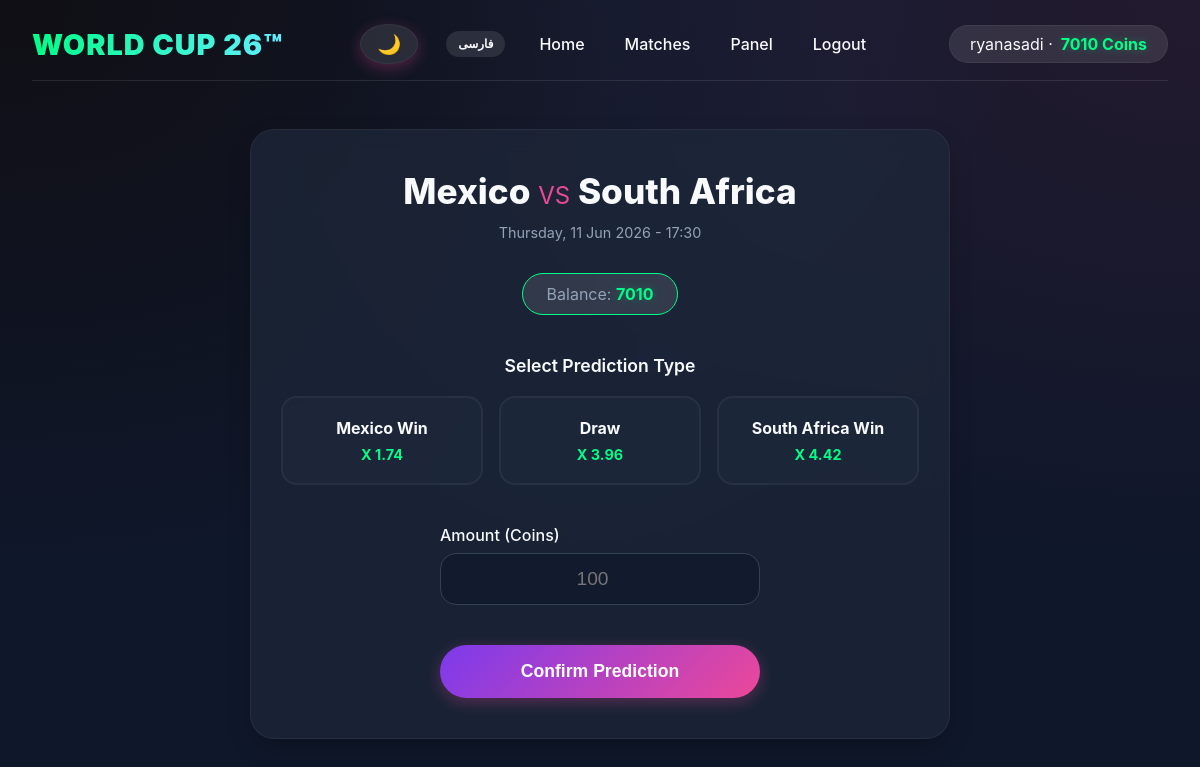
The app's page /bet/155/ (signed in) with its own data.
### games/models.py (models this page shows, shortened)
class Profile(models.Model):
    user = models.OneToOneField(User, on_delete=models.CASCADE)
    balance = models.DecimalField(max_digits=10, decimal_places=2, default=1000.00)

class Game(models.Model):
    home_team = models.CharField(max_length=100)
    away_team = models.CharField(max_length=100)
    start_time = models.DateTimeField()
    status = models.CharField(max_length=10, choices=[('upcoming', 'Upcoming'), ('finished', 'Finished')], default='upcoming')
    result_description = models.CharField(max_length=200, blank=True, null=True, help_text="e.g., Home win 2-1")

class BetOption(models.Model):
    game = models.ForeignKey(Game, on_delete=models.CASCADE, related_name='bet_options')
    description = models.CharField(max_length=200)  # مثلاً "Home Win", "Draw", "Over 2.5", "Exact Score 2-1"
    odds = models.DecimalField(max_digits=5, decimal_places=2, default=2.00)
    is_active = models.BooleanField(default=True)  # فعال/غیرفعال کردن گزینه
    is_winner = models.BooleanField(default=False)

### games/views.py (the view)
# urls.py: path('bet/<int:game_id>/', views.place_bet_view, name='place_bet'),
@login_required
def place_bet_view(request, game_id):
    game = get_object_or_404(Game, id=game_id)
    if game.status != 'upcoming' or game.start_time <= timezone.now():
        messages.error(request, "This game is not available for betting.")
        return redirect('games:game_list')
    profile = get_or_create_profile(request.user)
    if request.method == 'POST':
        form = BetForm(request.POST, game=game)
        if form.is_valid():
            bet_option = form.cleaned_data['bet_option']
            amount = form.cleaned_data['amount']
            if amount > profile.balance:
                messages.error(request, "Insufficient balance!")
            else:
                with transaction.atomic():
                    profile.balance -= amount
                    profile.save()
                    Bet.objects.create(
                        user=request.user,
                        bet_option=bet_option,
                        amount=amount
                    )
                messages.success(request, f"Bet of {amount} on '{bet_option.description}' placed.")
                return redirect('games:user_panel')
    else:
        form = BetForm(game=game)
    return render(request, 'games/place_bet.html', {'game': game, 'form': form, 'balance': profile.balance})

### games/forms.py (shortened to what this page needs)
class BetForm(forms.Form):
    bet_option = forms.ModelChoiceField(
        queryset=BetOption.objects.none(),
        widget=forms.RadioSelect,
        label="Select your bet"
    )
    amount = forms.DecimalField(min_value=0.01, max_digits=10, decimal_places=2, label="Amount (Coins)")
    def __init__(self, *args, **kwargs):
        game = kwargs.pop('game', None)
        super().__init__(*args, **kwargs)
        if game:
            self.fields['bet_option'].queryset = BetOption.objects.filter(game=game, is_active=True)
            self.fields['bet_option'].empty_label = None

### games/views.py (called while the page is built)
def get_or_create_profile(user):
    profile, created = Profile.objects.get_or_create(user=user)
    if created:
        profile.balance = 1000.00
        profile.save()
    return profile

### games/templates/games/place_bet.html (shortened to what this page needs)
{% extends 'games/base.html' %}
{% load i18n %}
{% block content %}
<div style="max-width: 700px; margin: 0 auto;">
    <div class="card" style="padding: 40px 30px; text-align: center;">
        <h1 style="font-size: 2.2rem; font-weight: 800; margin-bottom: 12px; color: var(--text-color);">
            {{ game.home_team }} <span style="color: var(--secondary); font-weight: 400; font-size: 1.5rem;">VS</span> {{ game.away_team }}
        </h1>
        <p class="text-muted" style="margin-bottom: 32px;">{{ game.start_time|date:"l, d M Y - H:i" }}</p>
        <div style="background:var(--hover-bg); border: 1px solid var(--accent); display:inline-block; padding:10px 24px; border-radius:60px; margin-bottom: 40px;">
            <span style="color: var(--muted-text);">{% trans "Balance:" %}</span> <strong class="balance">{{ balance|floatformat:0 }}</strong>
        </div>
        <form method="post">
            <div style="margin-bottom: 40px;">
                <label style="font-weight: 600; display: block; margin-bottom: 20px; font-size: 1.1rem; color: var(--text-color);">{% trans "Select Prediction Type" %}</label>
                <div style="display: grid; grid-template-columns: repeat(auto-fill, minmax(160px, 1fr)); gap: 16px;">
                    {% for option in form.bet_option.field.queryset %}
                        <label class="bet-option-card" style="cursor: pointer;">
                            <div class="card-option">
                                <div class="option-name">{{ option.description }}</div>
                                <div class="option-odds">X {{ option.odds }}</div>
                            </div>
                        </label>
                    {% endfor %}
                </div>
            </div>
            <div style="text-align: left; max-width: 320px; margin: 0 auto 40px auto; direction: {% if LANGUAGE_CODE == 'fa' %}rtl{% else %}ltr{% endif %};">
                <label for="id_amount" style="color: var(--text-color); font-weight: 500;">{% trans "Amount (Coins)" %}</label>
                <input type="number" name="amount" id="id_amount" step="0.01" min="0.01" value="{{ form.amount.value|default:'' }}" placeholder="100" required style="font-size: 1.2rem; text-align: center;">
            </div>
            <button type="submit" style="width: 100%; max-width: 320px; padding: 16px; font-size: 1.1rem;">{% trans "Confirm Prediction" %}</button>
        </form>
    </div>
</div>
{% endblock %}

### games/templates/games/base.html (shortened to what this page needs)
{% load i18n %}
{% get_current_language as LANGUAGE_CODE %}
<!DOCTYPE html>
<html lang="{{ LANGUAGE_CODE }}" dir="{% if LANGUAGE_CODE == 'fa' %}rtl{% else %}ltr{% endif %}" data-theme="dark">
<head>
</head>
<body>
    <div class="app">
        <div class="nav">
            <a href="{% url 'games:home' %}" class="logo">WORLD CUP 26™</a>
            <div class="nav-links">
                <button id="theme-toggle" class="theme-btn" onclick="toggleTheme()" title="Toggle Theme">🌙</button>
                <form action="{% url 'set_language' %}" method="post" style="display:inline; margin: 0 10px;">
                    {% if LANGUAGE_CODE == 'en' %}
                        <button type="submit" name="language" value="fa" style="padding: 6px 12px; font-size:12px; background:var(--hover-bg); box-shadow:none; color:var(--text-color);">فارسی</button>
                    {% else %}
                        <button type="submit" name="language" value="en" style="padding: 6px 12px; font-size:12px; background:var(--hover-bg); box-shadow:none; color:var(--text-color);">English</button>
                    {% endif %}
                </form>
                <a href="{% url 'games:home' %}">{% trans "Home" %}</a>
                {% if user.is_authenticated %}
                    <a href="{% url 'games:game_list' %}">{% trans "Matches" %}</a>
                    <a href="{% url 'games:user_panel' %}">{% trans "Panel" %}</a>
                    <a href="{% url 'games:logout' %}">{% trans "Logout" %}</a>
                {% else %}
                    <a href="{% url 'games:login' %}">{% trans "Login" %}</a>
                    <a href="{% url 'games:register' %}">{% trans "Sign up" %}</a>
                {% endif %}
            </div>
            {% if user.is_authenticated %}
                <div class="user-info">
                    {{ user.username }} ·
                    <span class="balance">{{ balance|default:user.profile.balance|floatformat:0 }} {% trans "Coins" %}</span>
                </div>
            {% endif %}
        </div>
        {% block content %}{% endblock %}
    </div>
</body>
</html>

### games/templates/games/base.html (style rules this page uses)
:root { --bg-color: #0f172a; --bg-gradient-1: hsla(253,16%,7%,1); --bg-gradient-2: hsla(225,39%,30%,0.2); --bg-gradient-3: hsla(339,49%,30%,0.2); --text-color: #f8fafc; --card-bg: rgba(30, 41, 59, 0.7); --card-border: rgba(255,255,255,0.05); --muted-text: #94a3b8; --primary: #7c3aed; --secondary: #ec4899; --accent: #00ff87; --accent-glow: rgba(0,255,135,0.3); --btn-text: white; --input-bg: rgba(15, 23, 42, 0.6); --input-border: #334155; --nav-border: rgba(255,255,255,0.1); --hover-bg: rgba(255,255,255,0.1); --shadow: rgba(0,0,0,0.4); }
* { margin: 0; padding: 0; box-sizing: border-box; }
body { font-family: 'Inter', Tahoma, -apple-system, sans-serif; background-color: var(--bg-color); color: var(--text-color); min-height: 100vh; background-image: radial-gradient(at 0% 0%, var(--bg-gradient-1) 0, transparent 50%), radial-gradient(at 50% 0%, var(--bg-gradient-2) 0, transparent 50%), radial-gradient(at 100% 0%, var(--bg-gradient-3) 0, transparent 50%); transition: background-color 0.3s, color 0.3s; }
.app { max-width: 1280px; margin: 0 auto; padding: 24px 32px; }
.nav { display: flex; justify-content: space-between; align-items: center; flex-wrap: wrap; margin-bottom: 48px; padding-bottom: 16px; border-bottom: 1px solid var(--nav-border); }
.logo { display: flex; align-items: center; gap: 8px; text-decoration: none; font-weight: 900; font-size: 1.8rem; letter-spacing: 1px; background: linear-gradient(to right, var(--accent), #60efff); -webkit-background-clip: text; color: transparent; }
.nav-links { display: flex; gap: 8px; align-items: center; }
.nav-links a { text-decoration: none; padding: 8px 16px; border-radius: 40px; font-weight: 500; color: var(--text-color); transition: 0.3s; }
.user-info { background: var(--hover-bg); padding: 8px 20px; border-radius: 40px; border: 1px solid var(--card-border); display: flex; align-items: center; gap: 8px; }
.balance { color: var(--accent); font-weight: 700; text-shadow: 0 0 10px var(--accent-glow); }
.card { background: var(--card-bg); backdrop-filter: blur(10px); border-radius: 24px; padding: 28px; border: 1px solid var(--card-border); box-shadow: 0 10px 30px -10px var(--shadow); transition: 0.3s; }
button, .btn, input[type="submit"] { background: linear-gradient(135deg, var(--primary), var(--secondary)); color: var(--btn-text); border: none; padding: 12px 28px; border-radius: 60px; font-weight: 600; cursor: pointer; transition: 0.3s; box-shadow: 0 4px 15px rgba(236, 72, 153, 0.3); }
input, select { width: 100%; padding: 14px 20px; border-radius: 16px; background: var(--input-bg); border: 1px solid var(--input-border); color: var(--text-color); transition: 0.3s; outline: none; margin-top: 8px; }
.text-muted { color: var(--muted-text); font-size: 0.9rem; }
.theme-btn { background: var(--hover-bg); border: 1px solid var(--card-border); border-radius: 50%; width: 40px; height: 40px; display: flex; align-items: center; justify-content: center; font-size: 1.2rem; cursor: pointer; color: var(--text-color); margin: 0 10px; transition: 0.3s; }

### games/templates/games/place_bet.html (style rules this page uses)
.card-option { background: var(--card-bg); border: 2px solid var(--card-border); border-radius: 16px; padding: 20px 12px; text-align: center; transition: 0.3s; }
.option-name { font-weight: 700; margin-bottom: 8px; font-size: 1rem; color: var(--text-color); }
.option-odds { font-size: 0.9rem; color: var(--accent); font-weight: bold; }

### records on screen
Profile: balance "7010"
Game: home_team "Mexico", away_team "South Africa", start_time "Thursday, 11 Jun 2026 - 17:30"
BetOption: description "Mexico Win", odds "1.74"
BetOption: description "Draw", odds "3.96"
BetOption: description "South Africa Win", odds "4.42"

### other values on screen
{{ user.username }} "ryanasadi"
